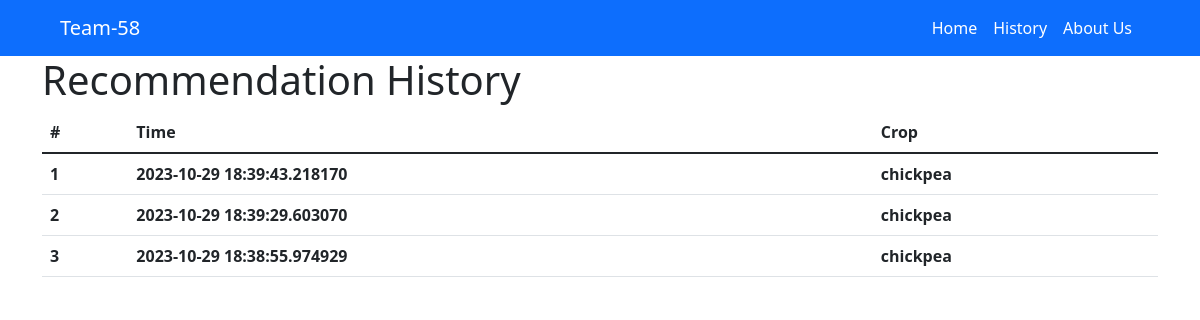
Before: /history/ with the older database file.
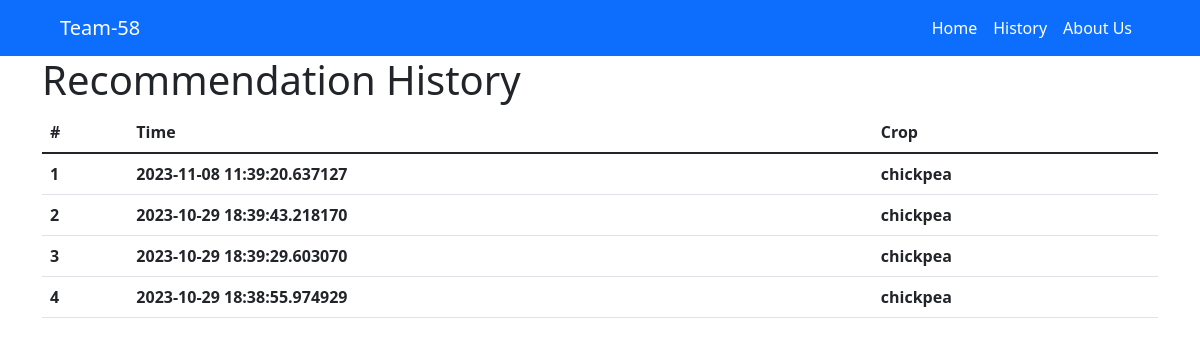
After: the same page with the newer database file.
### portapp/models.py (models this page shows)
class HISTORY(models.Model):
    crop=models.CharField(max_length=100)
    time=models.CharField(max_length=100,blank=False,default=9)

### portapp/views.py (the view)
# urls.py: path('history/',views.history,name='history'),
def history(request):
    data=HISTORY.objects.all().order_by('-time').values()
    context={
        "data":data
    }
    return render(request,'final/history.html',context)

### templates/final/history.html (shortened to what this page needs)
<!doctype html>
<html lang="en">
  <head>
    <link href="https://cdn.jsdelivr.net/npm/bootstrap@5.1.3/dist/css/bootstrap.min.css" rel="stylesheet">
  </head>
  <body>
    <nav class="navbar navbar-expand-lg navbar-dark bg-primary">
        <div class="container-fluid">
          <a class="navbar-brand px-5" href="#">Team-58</a>
          <div class=" collapse navbar-collapse" id="navbarSupportedContent">
            <ul class="navbar-nav ms-auto mb-2 mb-lg-0 px-5">
              <li class="nav-item">
                <a class="nav-link active " aria-current="page" href="/">Home</a>
              </li>
              <li class="nav-item">
                <a class="nav-link active" aria-current="page" href="/history">History</a>
              </li>
              <li class="nav-item">
                <a class="nav-link active" aria-current="page" href="#">About Us</a>
              </li>
            </ul>
          </div>
        </div>
      </nav>
<div class=container>
    <h1>Recommendation History</h1>
    <table class="table">
        <thead>
            <tr>
                <th>#</th>
                <th>Time</th>
                <th>Crop</th>
              </tr>
        </thead>
        <tbody>
          {% for d in data %}
          <tr>
            <th>{{ forloop.counter }}</th>
            <th>{{d.time}}</th>
            <th>{{d.crop}}</th>
          </tr>
          {% endfor %}
        </tbody>
      </table>
    </div>
  </body>
</html>

Changed rows visible on the page:
added HISTORY: time "2023-11-08 11:39:20.637127", crop "chickpea"
